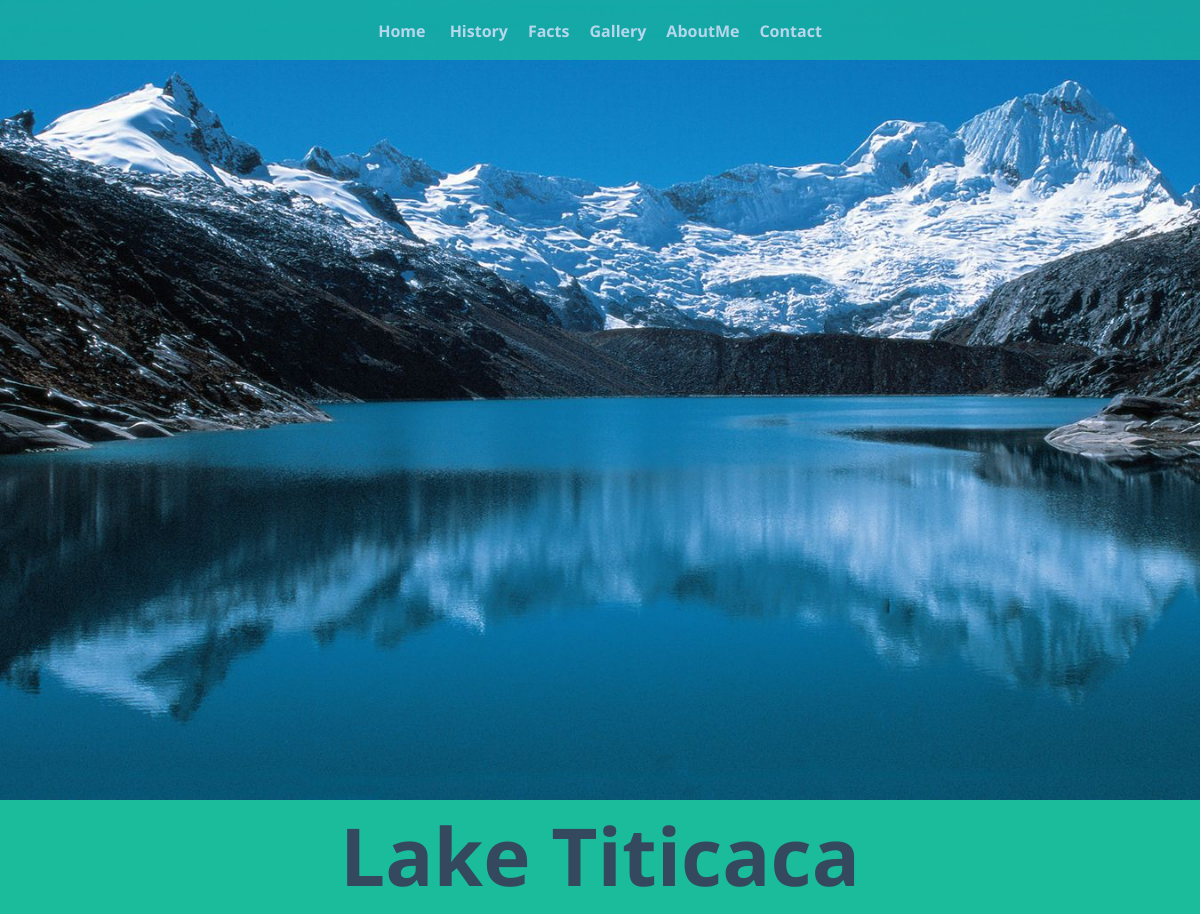
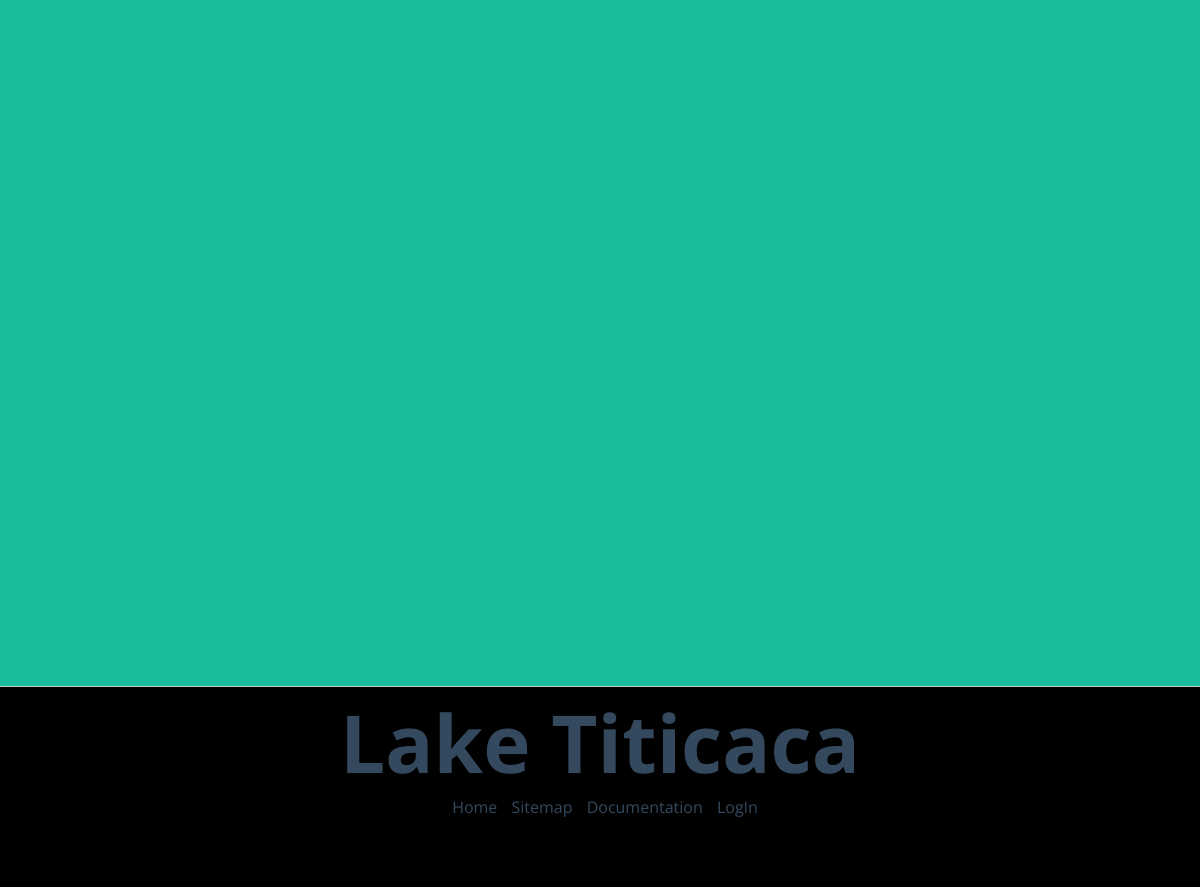
The page /index.php?category=pages&page=page1 on the database its author committed (2 pictures, top to bottom).
### tables this page shows
CREATE TABLE `navigation` (
  `navID` int(11) NOT NULL,
  `navName` varchar(50) NOT NULL
);

CREATE TABLE `history` (
  `hi_id` int(11) NOT NULL,
  `hi_prvi` text NOT NULL,
  `hi_drugi` text NOT NULL,
  `hi_treci` text NOT NULL,
  `hi_naslov` varchar(50) NOT NULL
);

CREATE TABLE `footer` (
  `footerID` int(11) NOT NULL,
  `footerName` text NOT NULL
);

### pages/page1.php (the view)
<section id="first">
<?php
	$his_query="SELECT * FROM history";
	$rez = mysqli_query($konekcija, $his_query) or die("Greska prilikom iscitavanja teksta History!");
	while($r=mysqli_fetch_array($rez)){
	echo "<h1>{$r['hi_naslov']}</h1><div class='paragraf'><p>{$r['hi_prvi']}</p></div>
	<div class='paragraf'><p>{$r['hi_drugi']}</p></div><div class='paragraf'><p>{$r['hi_treci']}</p></div>";
	}
?>
</section>

### pages/nav.php (shortened to what this page needs)
<div id="nav">
	<ul>
		<li><a href="index.php">Home</a></li>
<?php
	$upit = "SELECT * FROM navigation ORDER BY navID";
	$rez = mysqli_query($konekcija, $upit) or die("Greska prilikom iscitavanja navigacije!");
	while($r=mysqli_fetch_array($rez))
	{
		echo "<li><a href='index.php?category=pages&page=page{$r['navID']}'>{$r['navName']}</a></li>";
	}
?>
	</ul>
</div>

### pages/footer.php (shortened to what this page needs)
<footer>
	<h1>Lake Titicaca</h1>
		<span id="links">
			<a href="index.php">Home</a>
			<a href="xml/sitemap.xml">Sitemap</a>
			<a href="documentation/document.pdf">Documentation</a>
<?php
	if(!isset($_SESSION['idU'])){
		$upit_footer= "SELECT * FROM footer ORDER BY footerID";
		$rez = mysqli_query($konekcija , $upit_footer) or die("Greska prilikom iscitavanja futera!");
		while($r=mysqli_fetch_array($rez))
		{
			echo "<a href='index.php?category=pages&page=page6'>{$r['footerName']}</a>";
		}
}?>
	</footer>

### style.css (style rules this page uses)
* { margin: 0; padding: 0; border: none; }
body { width: 100%; font-family: 'Open Sans', sans-serif; }
#nav { position: fixed; width: 100%; height: 60px; top: 0; opacity: 0.7; background: #1ABC9C; z-index: 99; }
#nav ul { padding: 20px; margin: 0 auto; list-style: none; text-align: center; }
#nav ul li { display: inline-block; margin: 0 10px; }
#nav ul li a { padding: 10px 0; color: #fff; font-size: 1rem; text-decoration: none; font-weight: bold; transition: all 0.2s ease; }
h1 { font-size: 5rem; color: #34495E; }
section { position: relative; width: 100%; padding: 50px; background: #fff; border-bottom: 1px solid #ccc; height: 100%; text-align: center; z-index: 3; }
section:nth-child(even) { background: #ecf0f1; }
#first { position: relative; width: 100%; height: 100vh; background-color:#1ABC9C; padding: 0; }
footer { text-align: center; width: 100%; height: 200px; background-color: black; color: white; position: fixed; bottom: 0; z-index: 1; }
footer a { text-decoration: none; margin-left: 10px; color: #34495E; }

### rows shown on the page
navigation: navName "History"
navigation: navName "Facts"
navigation: navName "Gallery"
navigation: navName "AboutMe"
navigation: navName "Contact"
history: hi_naslov "Lake Titicaca"
footer: footerName "LogIn"
